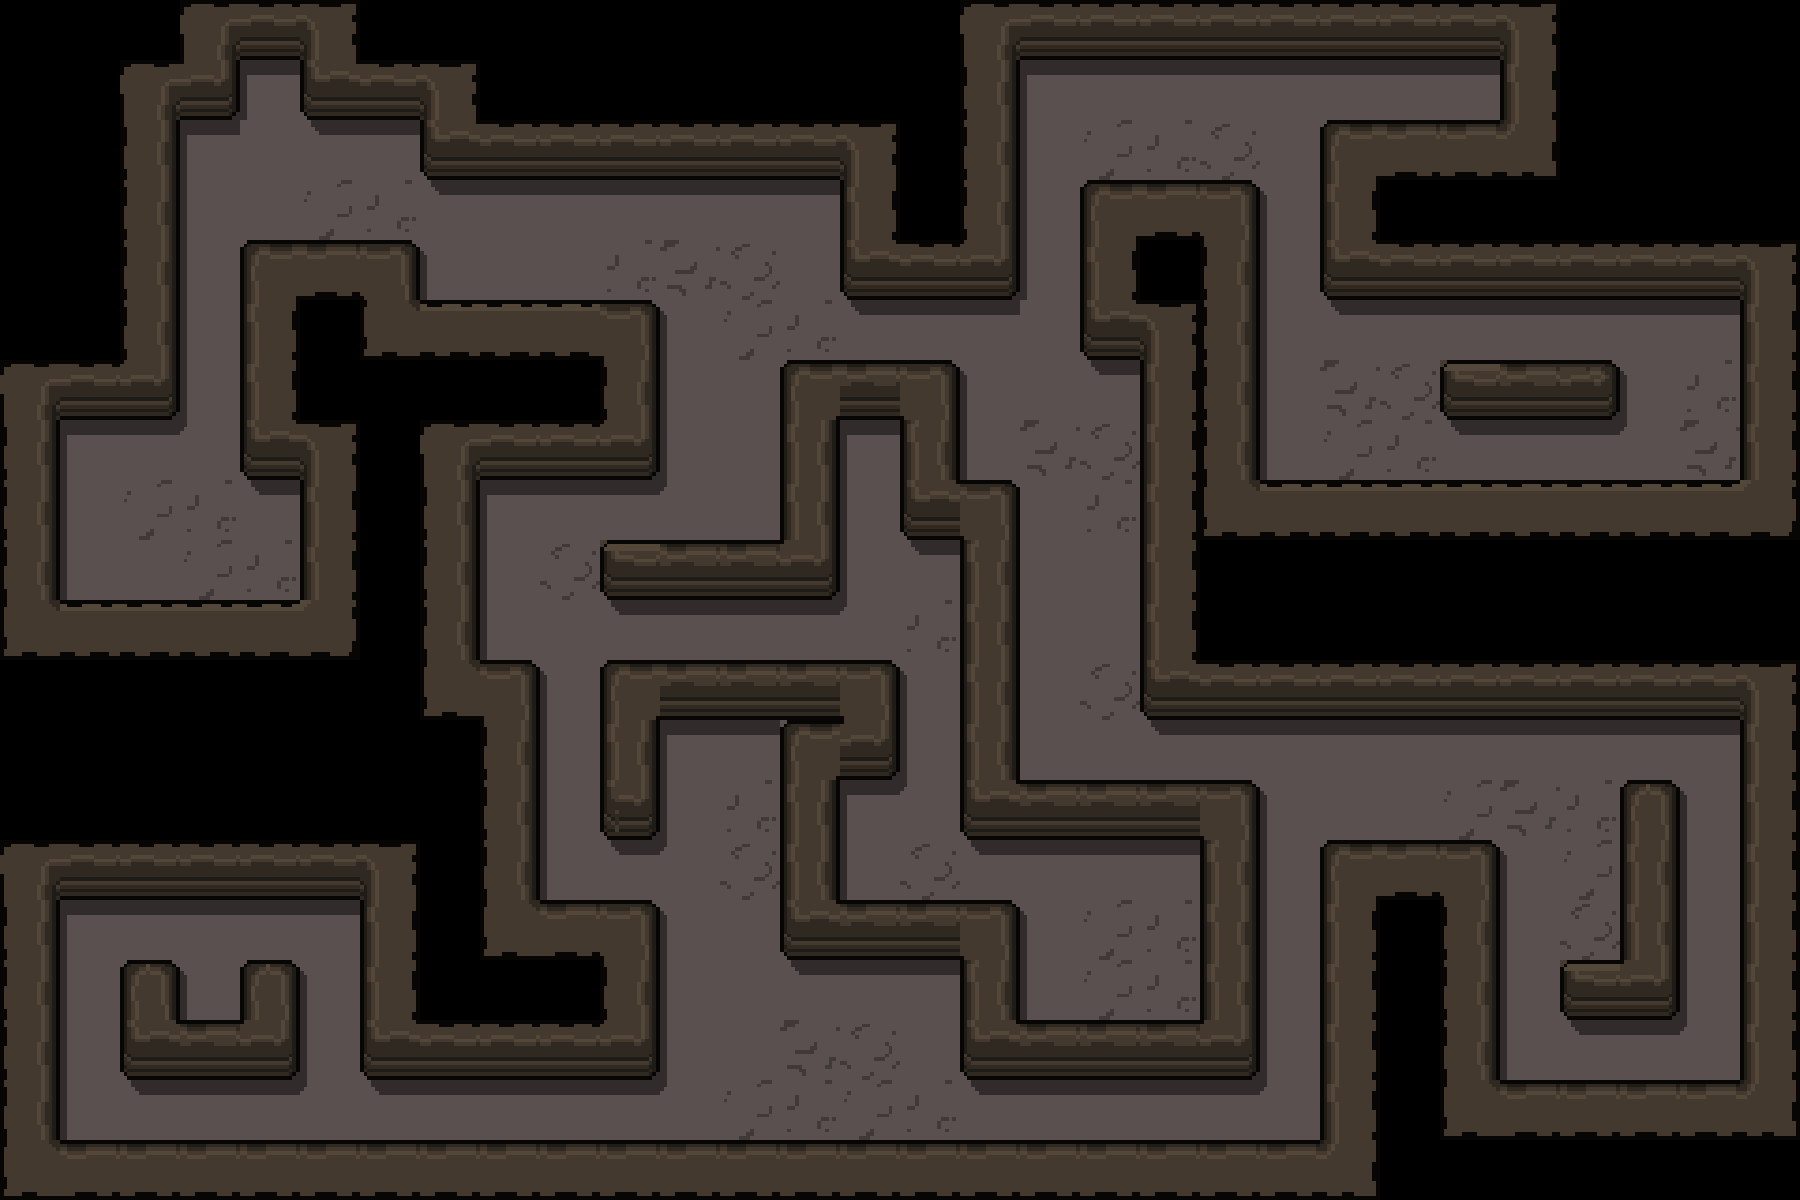

This game map was drawn from its Tiled (.tmx) file and the tilesets committed beside it. A one-line description and the trimmed map source follow:
An orthogonal 30x20 tile map with 60x60 px tiles, 1 tile layer (Слой тайлов 1) and 135 objects (46x solid, 22x torch, 14x diamond, 13x cyclop, 12x bonus, ...).

<map version="1.0" orientation="orthogonal" renderorder="right-down" width="30" height="20" tilewidth="60" tileheight="60" nextobjectid="141">
 <tileset firstgid="1" name="map3" tilewidth="60" tileheight="60" tilecount="56">
  <image source="data/images/map3.png" width="480" height="420" />
 </tileset>
 <layer name="Слой тайлов 1" width="30" height="20">
  <data>[600 cells, 478 non-empty, 37 distinct tile ids]</data>
 </layer>
 <objectgroup name="collision">
  <object id="1" name="solid" x="300.125" y="0" width="1506.88" height="60" />
  <object id="3" name="solid" x="420.25" y="53.25" width="478.75" height="127" />
  <object id="4" name="solid" x="0" y="59" width="179.636" height="361" />
  <object id="5" name="solid" x="0" y="416.545" width="59.8182" height="219.818" />
  <object id="6" name="solid" x="1.27273" y="600" width="478.477" height="300" />
  <object id="7" name="solid" x="240" y="239.5" width="180.5" height="241" />
  <object id="8" name="solid" x="387" y="300" width="272.5" height="180" />
  <object id="10" name="solid" x="300" y="461.5" width="180" height="186" />
  <object id="11" name="solid" x="300.062" y="51.5" width="128.938" height="68" />
  <object id="12" name="solid" x="158.5" y="45.5" width="81.4375" height="73.5" />
  <object id="13" name="solid" x="0.5" y="875.5" width="59" height="281.5" />
  <object id="14" name="solid" x="0" y="1140.18" width="1800" height="101.318" />
  <object id="15" name="solid" x="120" y="960.182" width="59.8182" height="86.9091" />
  <object id="16" name="solid" x="240.182" y="959.818" width="59.6364" height="85.0909" />
  <object id="17" name="solid" x="119.818" y="1020" width="180" height="60" />
  <object id="18" name="solid" x="360" y="900" width="300.25" height="179.75" />
  <object id="19" name="solid" x="467.333" y="659.333" width="72" height="249.333" />
  <object id="21" name="solid" x="600" y="660" width="59.3333" height="179.667" />
  <object id="22" name="solid" x="632" y="660" width="268" height="60" />
  <object id="24" name="solid" x="780" y="713" width="120" height="67.25" />
  <object id="25" name="solid" x="780" y="767.5" width="59.75" height="192.5" />
  <object id="26" name="solid" x="789.75" y="900.25" width="230.5" height="59.75" />
  <object id="27" name="solid" x="960" y="945.25" width="60.25" height="134.75" />
  <object id="28" name="solid" x="993.5" y="1019.75" width="266.5" height="60.25" />
  <object id="29" name="solid" x="1320.67" y="839.333" width="178.667" height="322.667" />
  <object id="30" name="solid" x="1200" y="780" width="60" height="262.333" />
  <object id="31" name="solid" x="960" y="780" width="265" height="60" />
  <object id="32" name="solid" x="960" y="480.062" width="59.6667" height="311.938" />
  <object id="33" name="solid" x="900" y="480.062" width="116.5" height="59.6875" />
  <object id="34" name="solid" x="900" y="360.062" width="59.9375" height="142.188" />
  <object id="35" name="solid" x="780" y="360" width="153.667" height="59.6667" />
  <object id="36" name="solid" x="780" y="412.494" width="60" height="187.506" />
  <object id="37" name="solid" x="600" y="540.25" width="211" height="59.4167" />
  <object id="38" name="solid" x="840" y="165" width="179.667" height="134.667" />
  <object id="39" name="solid" x="889.667" y="56.6667" width="130" height="120.667" />
  <object id="40" name="solid" x="1462" y="1080" width="337" height="84" />
  <object id="41" name="solid" x="1740" y="0" width="61" height="1088" />
  <object id="42" name="solid" x="1140" y="480" width="633" height="240" />
  <object id="43" name="solid" x="1320" y="119" width="452" height="181" />
  <object id="44" name="solid" x="1501" y="34" width="253" height="111" />
  <object id="45" name="solid" x="1080.67" y="180.667" width="178.333" height="179" />
  <object id="46" name="solid" x="1140" y="343" width="119" height="167" />
  <object id="47" name="solid" x="1441" y="360" width="178" height="59" />
  <object id="48" name="solid" x="1621" y="779" width="58" height="204" />
  <object id="49" name="solid" x="1561" y="960" width="118" height="59" />
  <object id="50" name="solid" x="0" y="0.333333" width="240.062" height="59.6667" />
  <object id="51" name="door" x="240.125" y="0" width="60" height="60" />
  <object id="52" name="hero" x="1509" y="1027" width="48" height="48" />
  <object id="53" name="ghost" x="726" y="246" width="48" height="48" />
  <object id="54" name="ghost" x="492" y="498" width="48" height="48" />
  <object id="55" name="ghost" x="68" y="490" width="48" height="48" />
  <object id="56" name="ghost" x="1266" y="70" width="48" height="48" />
  <object id="57" name="ghost" x="1558" y="426" width="48" height="48" />
  <object id="58" name="ghost" x="1444" y="732" width="48" height="48" />
  <object id="59" name="ghost" x="1686" y="854" width="48" height="48" />
  <object id="60" name="ghost" x="724" y="964" width="48" height="48" />
  <object id="61" name="ghost" x="186" y="916" width="48" height="48" />
  <object id="62" name="ghost" x="486" y="1088" width="48" height="48" />
  <object id="63" name="ghost" x="1086" y="964" width="48" height="48" />
  <object id="64" name="cyclop" x="850" y="794" width="48" height="48" />
  <object id="65" name="cyclop" x="846" y="426" width="48" height="48" />
  <object id="66" name="cyclop" x="904" y="600" width="48" height="48" />
  <object id="67" name="cyclop" x="244" y="492" width="48" height="48" />
  <object id="68" name="cyclop" x="194" y="130" width="48" height="48" />
  <object id="69" name="cyclop" x="1682" y="370" width="48" height="48" />
  <object id="70" name="cyclop" x="1328" y="368" width="48" height="48" />
  <object id="71" name="cyclop" x="1142" y="76" width="48" height="48" />
  <object id="72" name="cyclop" x="1082" y="548" width="48" height="48" />
  <object id="73" name="cyclop" x="846" y="1024" width="48" height="48" />
  <object id="74" name="cyclop" x="1266" y="910" width="48" height="48" />
  <object id="75" name="cyclop" x="546" y="730" width="48" height="48" />
  <object id="76" name="cyclop" x="182" y="1088" width="48" height="48" />
  <object id="77" name="minotaur" x="544" y="186" width="48" height="48" />
  <object id="78" name="demon" x="1028" y="962" width="48" height="48" />
  <object id="79" name="flash" x="128" y="544" width="48" height="48" />
 </objectgroup>
 <objectgroup name="bonuses">
  <object id="102" name="key" x="1138" y="958" width="60" height="60" />
  <object id="103" name="heart" x="178" y="958" width="60" height="60" />
  <object id="104" name="chest" x="840" y="841" width="60" height="60" />
  <object id="105" name="chest" x="1440" y="62" width="60" height="60" />
  <object id="106" name="chest" x="240.333" y="540.333" width="60" height="60" />
  <object id="107" name="bonus" x="180.333" y="540.333" width="60" height="60" />
  <object id="108" name="diamond" x="120.333" y="540.333" width="60" height="60" />
  <object id="109" name="bonus" x="60" y="420" width="60" height="60" />
  <object id="110" name="bonus" x="241" y="59" width="60" height="60" />
  <object id="111" name="bonus" x="718" y="480" width="60" height="60" />
  <object id="112" name="bonus" x="1080" y="901" width="60" height="60" />
  <object id="113" name="bonus" x="1681" y="361" width="60" height="60" />
  <object id="114" name="bonus" x="1498" y="422" width="60" height="60" />
  <object id="115" name="chest" x="1501" y="299" width="60" height="60" />
  <object id="116" name="chest" x="1619" y="1021" width="60" height="60" />
  <object id="118" name="chest" x="61" y="482" width="60" height="60" />
  <object id="119" name="chest" x="360" y="120" width="60" height="60" />
  <object id="120" name="chest" x="57" y="1021" width="60" height="60" />
  </objectgroup>
 <objectgroup name="torch">
  <!-- 22 objects omitted --></objectgroup>
</map>
<!-- 42 of 135 objects omitted -->
